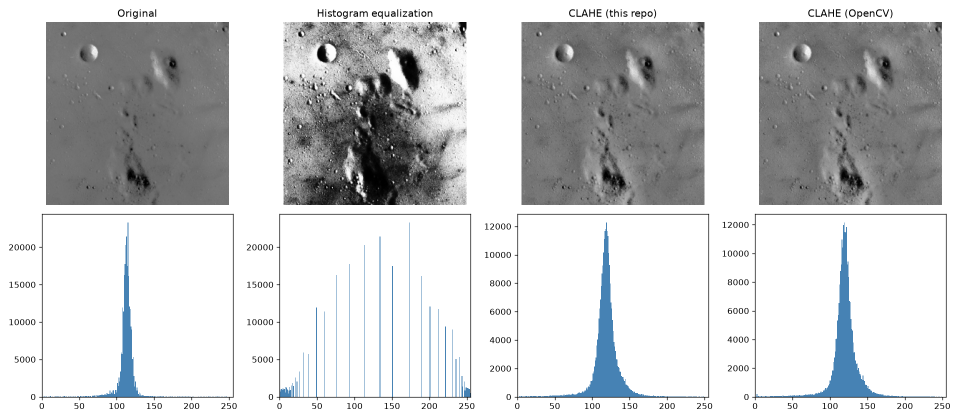
#> input picture results/comparison.png, 1920 x 840 px (shown at 1/2 size)
$ python demo_clahe.py --image results/comparison.png
#> lines starting #> are read from the running program, lines starting #| are printed output that depends on the picture
### clahe.py
"""CLAHE (Contrast Limited Adaptive Histogram Equalization) in NumPy."""
import numpy as np


def _tile_mapping(tile, clip_limit, n_bins=256):
    hist = np.bincount(tile.ravel(), minlength=n_bins).astype(np.float64)
    # clip_limit is a multiple of the mean bin height, as in OpenCV
    limit = max(clip_limit * tile.size / n_bins, 1.0)
    excess = np.sum(np.maximum(hist - limit, 0))
    hist = np.minimum(hist, limit) + excess / n_bins
    cdf = np.cumsum(hist)
    return np.clip(np.round((cdf - cdf[0]) / max(cdf[-1] - cdf[0], 1) * 255), 0, 255)


def clahe(img, clip_limit=2.0, grid=(8, 8)):
    """Apply CLAHE to a uint8 grayscale image."""
    if img.ndim != 2 or img.dtype != np.uint8:
        raise ValueError(f"expected a 2-D uint8 image, got shape {img.shape} and dtype {img.dtype}")
    h, w = img.shape
    gy, gx = grid
    th, tw = int(np.ceil(h / gy)), int(np.ceil(w / gx))

    padded = np.pad(img, ((0, th * gy - h), (0, tw * gx - w)), mode="reflect")

    maps = np.empty((gy, gx, 256))
    for i in range(gy):
        for j in range(gx):
            maps[i, j] = _tile_mapping(padded[i * th:(i + 1) * th, j * tw:(j + 1) * tw], clip_limit)

    # Bilinear interpolation between the four nearest tile centres removes block edges
    yc = (np.arange(h) + 0.5) / th - 0.5
    xc = (np.arange(w) + 0.5) / tw - 0.5
    y0 = np.clip(np.floor(yc).astype(int), 0, gy - 1)
    x0 = np.clip(np.floor(xc).astype(int), 0, gx - 1)
    y1 = np.clip(y0 + 1, 0, gy - 1)
    x1 = np.clip(x0 + 1, 0, gx - 1)
    wy = np.clip(yc - y0, 0, 1)[:, None]
    wx = np.clip(xc - x0, 0, 1)[None, :]

    Y0, X0 = np.meshgrid(y0, x0, indexing="ij")
    Y1, X1 = np.meshgrid(y1, x1, indexing="ij")
    v = img
    out = ((1 - wy) * (1 - wx) * maps[Y0, X0, v] + (1 - wy) * wx * maps[Y0, X1, v]
           + wy * (1 - wx) * maps[Y1, X0, v] + wy * wx * maps[Y1, X1, v])
    return np.clip(np.round(out), 0, 255).astype(np.uint8)

### demo_clahe.py
"""
Compare the original image, global histogram equalization, this CLAHE and OpenCV's CLAHE,
with histograms and the PSNR between the two CLAHE outputs.

    python demo_clahe.py                    # scikit-image "moon" photo
    python demo_clahe.py --synthetic        # synthetic low-contrast test image
    python demo_clahe.py --image photo.jpg
"""
import argparse
import os

import cv2
import matplotlib.pyplot as plt
import numpy as np
from skimage import data

from clahe import clahe


def make_low_contrast_image(size=512):
    """Uneven lighting, a faint pattern, a faint disc and some noise."""
    y, x = np.mgrid[0:size, 0:size] / size
    lighting = 60 + 60 * x
    pattern = 12 * np.sin(40 * x) * np.sin(40 * y)
    disc = 15 * (((x - 0.3) ** 2 + (y - 0.3) ** 2) < 0.02)
    noise = np.random.default_rng(0).normal(0, 3, (size, size))
    return np.clip(lighting + pattern + disc + noise, 0, 255).astype(np.uint8)


def psnr(a, b):
    mse = np.mean((a.astype(np.float64) - b.astype(np.float64)) ** 2)
    return float("inf") if mse == 0 else 10 * np.log10(255 ** 2 / mse)


def main():
    ap = argparse.ArgumentParser()
    ap.add_argument("--image", help="input image path")
    ap.add_argument("--synthetic", action="store_true", help="use a synthetic low-contrast image")
    ap.add_argument("--clip", type=float, default=2.0, help="clip limit")
    ap.add_argument("--grid", type=int, default=8, help="tiles per side")
    ap.add_argument("--out", default="results/comparison.png")
    args = ap.parse_args()

    if args.image:
        img = cv2.imread(args.image, cv2.IMREAD_GRAYSCALE)
#> img: shape (840, 1920); min 0, max 255, mean 204.7
        if img is None:
            raise SystemExit(f"could not read image: {args.image}")
    elif args.synthetic:
        img = make_low_contrast_image()
    else:
        img = data.moon()

    he = cv2.equalizeHist(img)
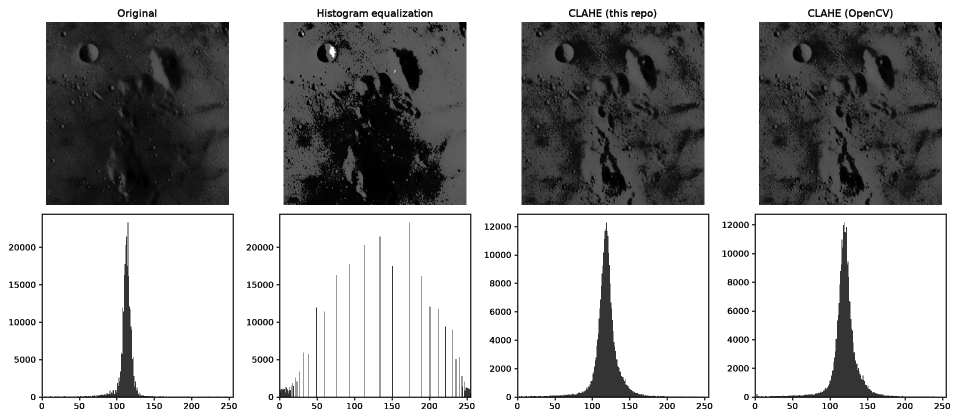
#> he: shape (840, 1920) (shown at 1/2 size); min 0, max 255, mean 177.5
    ours = clahe(img, args.clip, (args.grid, args.grid))
#> the loop in clahe, `for i in range(gy):` made 8 passes
#> in clahe, `yc = (np.arange(h) + 0.5) / th - 0.5`: yc = 840 values from -0.495 to 7.5
#> in clahe, `y0 = np.clip(np.floor(yc).astype(int), 0, gy - 1)`: y0 = 840 values from 0 to 7
#> in clahe, `y1 = np.clip(y0 + 1, 0, gy - 1)`: y1 = 840 values from 1 to 7
#> in clahe, `wy = np.clip(yc - y0, 0, 1)[:, None]`: wy = 840 values, max 0.99 at index 156, min 0 at index 0, mean 0.449
#> in clahe, `out = ((1 - wy) * (1 - wx) * maps[Y0, X0, v] + (1 - wy) * wx * maps[Y0..`:
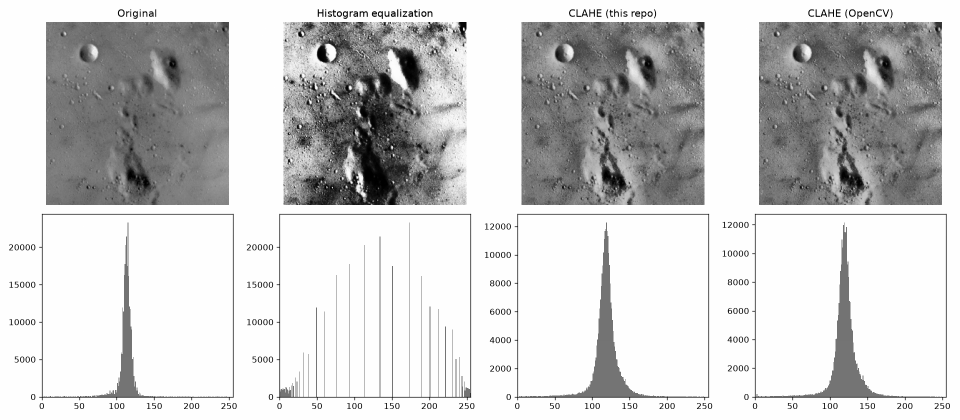
#> out: shape (840, 1920) float64 (shown at 1/2 size); min 0, max 255, mean 205.2; drawn with min black and max white
    ref = cv2.createCLAHE(clipLimit=args.clip, tileGridSize=(args.grid, args.grid)).apply(img)
    print(f"PSNR, this CLAHE vs OpenCV: {psnr(ours, ref):.2f} dB")
#> in psnr, `mse = np.mean((a.astype(np.float64) - b.astype(np.float64)) ** 2)`: mse = 0.417
#| PSNR, this CLAHE vs OpenCV: 51.93 dB

    images = [("Original", img), ("Histogram equalization", he),
              ("CLAHE (this repo)", ours), ("CLAHE (OpenCV)", ref)]
    fig, axes = plt.subplots(2, 4, figsize=(16, 7))
    for k, (title, im) in enumerate(images):
        axes[0, k].imshow(im, cmap="gray", vmin=0, vmax=255)
        axes[0, k].set_title(title)
        axes[0, k].axis("off")
        axes[1, k].hist(im.ravel(), bins=256, range=(0, 255), color="steelblue")
        axes[1, k].set_xlim(0, 255)
#> this loop made 4 passes
#> title on passes 1 to 4: 'Original', 'Histogram equalization', 'CLAHE (this repo)', 'CLAHE (OpenCV)'
    fig.tight_layout()

    os.makedirs(os.path.dirname(args.out) or ".", exist_ok=True)
    fig.savefig(args.out, dpi=120)
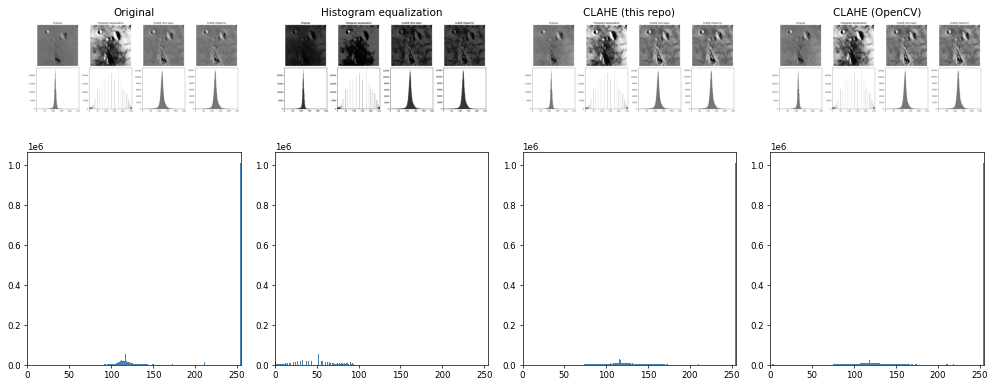
#> figure drawn by matplotlib, 8 panels; panel 5: tallest bar 1010049 high, from x = 254 to 255; panel 6: tallest bar 1010049 high, from x = 254 to 255; panel 7: tallest bar 1010049 high, from x = 254 to 255; panel 8: tallest bar 1010049 high, from x = 254 to 255
    plt.show()


if __name__ == "__main__":
    main()
